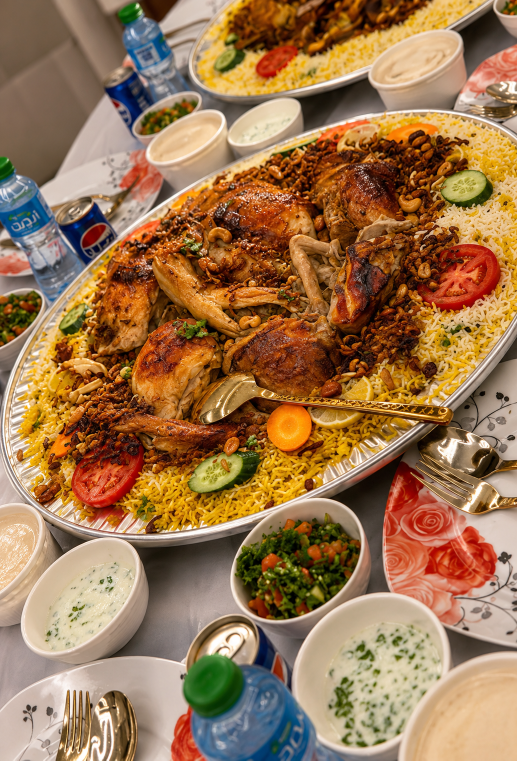
#> input picture backend/assets/najdi_campaign/02_lamb_hero/lamb_hero_vertical_01.png, 1034 x 1521 px (shown at 1/2 size)
$ python -i prepare_veo_images.py   (imports and definitions only)
#> lines starting #> are read from the running program, lines starting #| are printed output that depends on the picture
#> in prepare_image, source is the input picture: PIL image 1034x1521 RGB; mean R, G, B 156.4, 118, 80.3
from __future__ import annotations

from pathlib import Path

from PIL import Image, ImageEnhance, ImageFilter


BACKEND_DIR = Path(__file__).resolve().parents[1]

CAMPAIGN_DIR = (
    BACKEND_DIR
    / "assets"
    / "najdi_campaign"
)

INPUT_DIR = (
    CAMPAIGN_DIR
    / "02_lamb_hero"
)

OUTPUT_DIR = (
    CAMPAIGN_DIR
    / "19_veo_ready"
)

# [4 lines not run here, left out]


TARGET_WIDTH = 1080
TARGET_HEIGHT = 1920


SOURCE_BASENAMES = [
    "lamb_hero_vertical_01",
    "lamb_hero_platter_01",
    "lamb_hero_platter_02",
    "lamb_hero_platter_03",
]


SUPPORTED_EXTENSIONS = [
    ".jpg",
    ".jpeg",
    ".png",
    ".webp",
]


# [27 lines left out: function find_source_image, not called in this run]


def resize_cover(
    image: Image.Image,
) -> Image.Image:
    scale = max(
        TARGET_WIDTH / image.width,
        TARGET_HEIGHT / image.height,
    )
#> scale = 1.26

    new_size = (
        round(image.width * scale),
        round(image.height * scale),
    )
#> new_size = (1305, 1920)

    resized = image.resize(
        new_size,
        Image.Resampling.LANCZOS,
    )
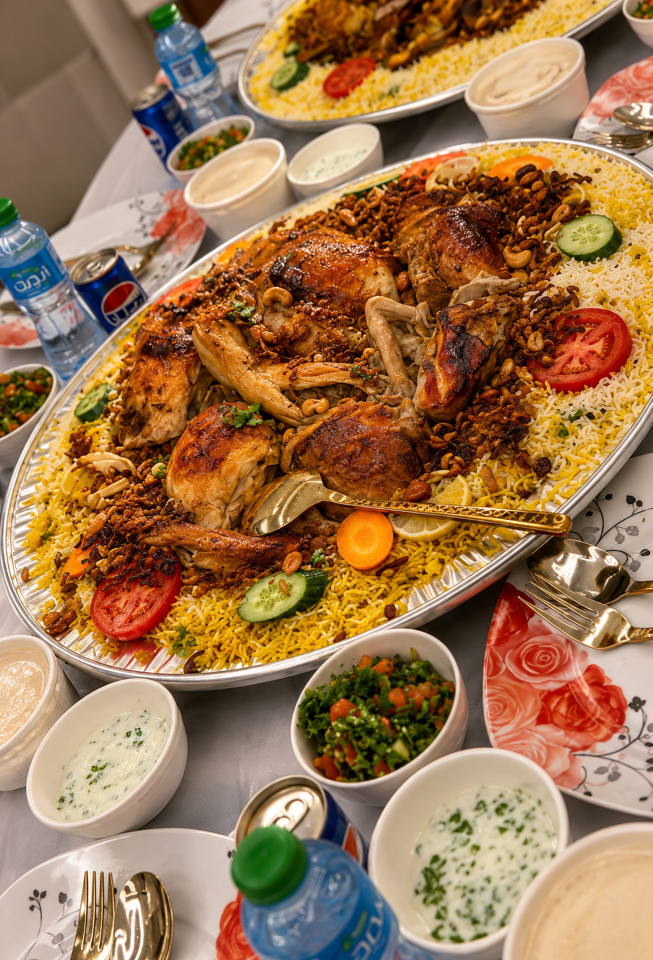
#> resized: PIL image 1305x1920 RGB (shown at 1/2 size); mean R, G, B 156.4, 118, 80.3

    left = (
        resized.width - TARGET_WIDTH
    ) // 2
#> left = 112

    top = (
        resized.height - TARGET_HEIGHT
    ) // 2
#> top = 0

    return resized.crop(
        (
            left,
            top,
            left + TARGET_WIDTH,
            top + TARGET_HEIGHT,
        )
    )
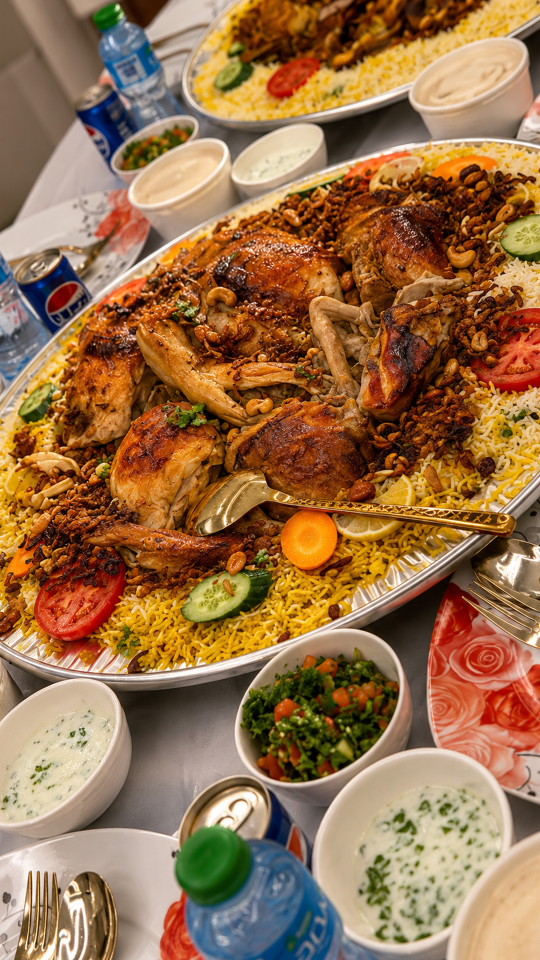
#> returned value: PIL image 1080x1920 RGB (shown at 1/2 size); mean R, G, B 152.8, 112.7, 73.7


def resize_contain(
    image: Image.Image,
) -> Image.Image:
    scale = min(
        TARGET_WIDTH / image.width,
        TARGET_HEIGHT / image.height,
    )

    new_size = (
        round(image.width * scale),
        round(image.height * scale),
    )

    return image.resize(
        new_size,
        Image.Resampling.LANCZOS,
    )


def prepare_image(
    source_path: Path,
    output_path: Path,
) -> None:
    source = Image.open(
        source_path
    ).convert("RGB")

    # Fill the vertical frame without stretching.
    background = resize_cover(source)

    background = background.filter(
        ImageFilter.GaussianBlur(
            radius=38
        )
    )
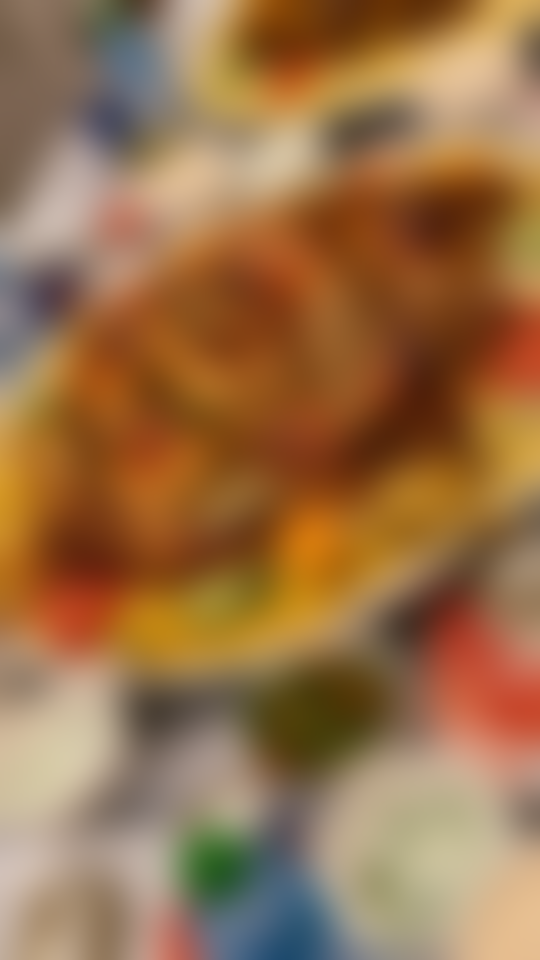
#> background: PIL image 1080x1920 RGB (shown at 1/2 size); mean R, G, B 152.8, 112.8, 73.8

    background = ImageEnhance.Brightness(
        background
    ).enhance(0.38)
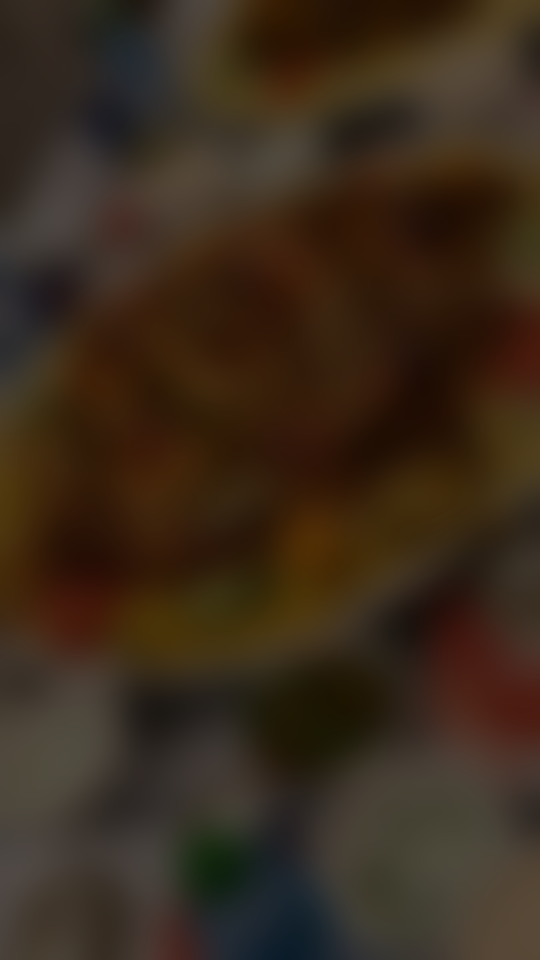
#> background: PIL image 1080x1920 RGB (shown at 1/2 size); mean R, G, B 57.6, 42.4, 27.6

    background = ImageEnhance.Color(
        background
    ).enhance(0.88)

    # Preserve the full original food image.
    foreground = resize_contain(source)

    foreground = ImageEnhance.Contrast(
        foreground
    ).enhance(1.04)

    foreground = ImageEnhance.Color(
        foreground
    ).enhance(1.04)

    foreground = ImageEnhance.Sharpness(
        foreground
    ).enhance(1.08)

    x = (
        TARGET_WIDTH - foreground.width
    ) // 2
#> x = 0

    y = (
        TARGET_HEIGHT - foreground.height
    ) // 2
#> y = 165

    background.paste(
        foreground,
        (x, y),
    )
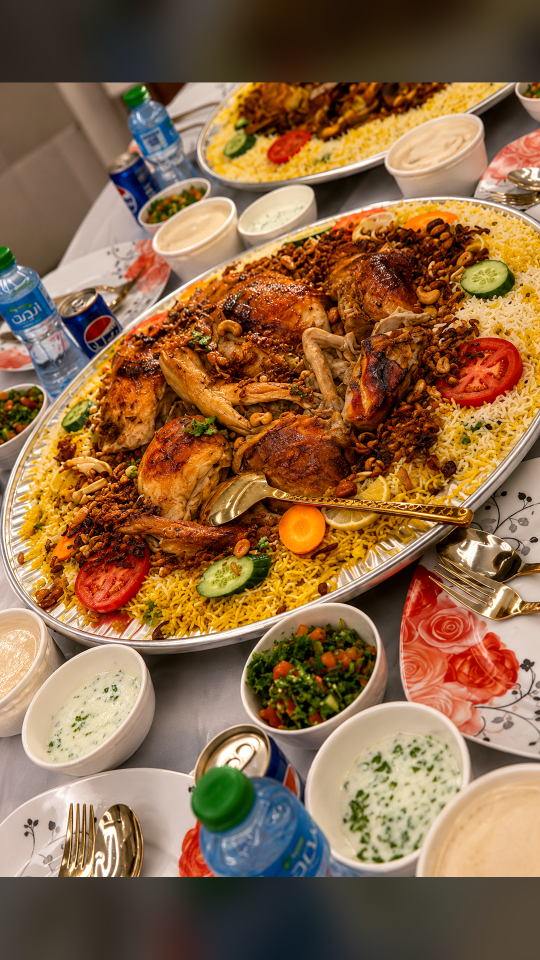
#> background: PIL image 1080x1920 RGB (shown at 1/2 size); mean R, G, B 140, 104.4, 70.2

    background.save(
        output_path,
        format="JPEG",
        quality=95,
        optimize=True,
        progressive=True,
    )

    print(
        f"Created: {output_path}"
    )

    print(
#> (the run stopped early here; a loop or call above may not have finished)
